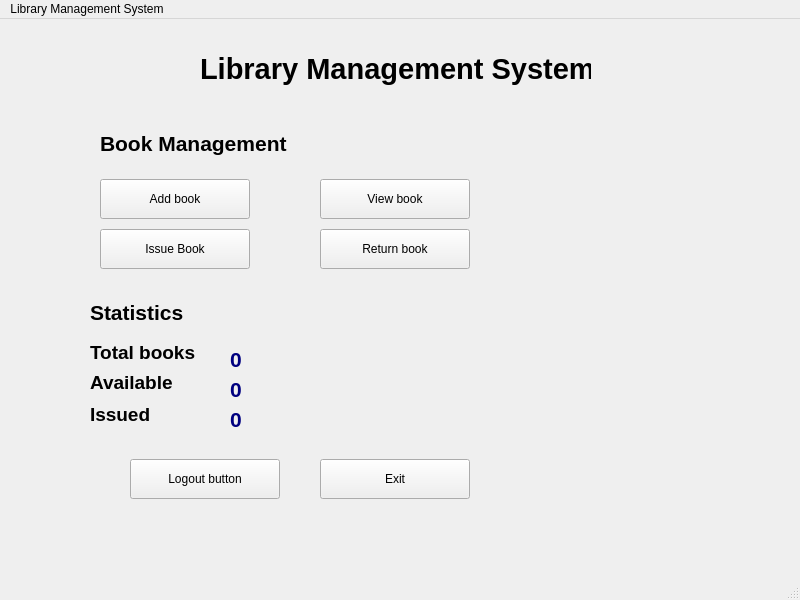
<?xml version="1.0" encoding="UTF-8"?>
<ui version="4.0">
 <class>Dashboard</class>
 <widget class="QMainWindow" name="Dashboard">
  <property name="geometry">
   <rect>
    <x>0</x>
    <y>0</y>
    <width>800</width>
    <height>600</height>
   </rect>
  </property>
  <property name="windowTitle">
   <string>MainWindow</string>
  </property>
  <widget class="QWidget" name="centralwidget">
   <widget class="QLabel" name="label">
    <property name="geometry">
     <rect>
      <x>200</x>
      <y>30</y>
      <width>391</width>
      <height>39</height>
     </rect>
    </property>
    <property name="font">
     <font>
      <pointsize>22</pointsize>
      <bold>true</bold>
     </font>
    </property>
    <property name="text">
     <string>Library Management System</string>
    </property>
   </widget>
   <widget class="QPushButton" name="addBookButton">
    <property name="geometry">
     <rect>
      <x>100</x>
      <y>160</y>
      <width>150</width>
      <height>40</height>
     </rect>
    </property>
    <property name="text">
     <string>Add book</string>
    </property>
   </widget>
   <widget class="QPushButton" name="viewBooksButton">
    <property name="geometry">
     <rect>
      <x>320</x>
      <y>160</y>
      <width>150</width>
      <height>40</height>
     </rect>
    </property>
    <property name="text">
     <string>View book</string>
    </property>
   </widget>
   <widget class="QPushButton" name="issueBookButton">
    <property name="geometry">
     <rect>
      <x>100</x>
      <y>210</y>
      <width>150</width>
      <height>40</height>
     </rect>
    </property>
    <property name="text">
     <string>Issue Book</string>
    </property>
   </widget>
   <widget class="QPushButton" name="returnBookButton">
    <property name="geometry">
     <rect>
      <x>320</x>
      <y>210</y>
      <width>150</width>
      <height>40</height>
     </rect>
    </property>
    <property name="text">
     <string>Return book</string>
    </property>
   </widget>
   <widget class="QPushButton" name="logoutButton">
    <property name="geometry">
     <rect>
      <x>130</x>
      <y>440</y>
      <width>150</width>
      <height>40</height>
     </rect>
    </property>
    <property name="text">
     <string>Logout button</string>
    </property>
   </widget>
   <widget class="QPushButton" name="exitButto">
    <property name="geometry">
     <rect>
      <x>320</x>
      <y>440</y>
      <width>150</width>
      <height>40</height>
     </rect>
    </property>
    <property name="text">
     <string>Exit</string>
    </property>
   </widget>
   <widget class="QLabel" name="label_2">
    <property name="geometry">
     <rect>
      <x>100</x>
      <y>110</y>
      <width>188</width>
      <height>28</height>
     </rect>
    </property>
    <property name="font">
     <font>
      <pointsize>16</pointsize>
      <bold>true</bold>
     </font>
    </property>
    <property name="text">
     <string>Book Management</string>
    </property>
   </widget>
   <widget class="QLabel" name="label_3">
    <property name="geometry">
     <rect>
      <x>90</x>
      <y>280</y>
      <width>170</width>
      <height>26</height>
     </rect>
    </property>
    <property name="font">
     <font>
      <pointsize>16</pointsize>
      <bold>true</bold>
     </font>
    </property>
    <property name="text">
     <string>Statistics</string>
    </property>
   </widget>
   <widget class="QLabel" name="label_4">
    <property name="geometry">
     <rect>
      <x>90</x>
      <y>320</y>
      <width>207</width>
      <height>26</height>
     </rect>
    </property>
    <property name="font">
     <font>
      <pointsize>14</pointsize>
      <bold>true</bold>
     </font>
    </property>
    <property name="text">
     <string>Total books</string>
    </property>
   </widget>
   <widget class="QLabel" name="label_5">
    <property name="geometry">
     <rect>
      <x>90</x>
      <y>350</y>
      <width>82</width>
      <height>26</height>
     </rect>
    </property>
    <property name="font">
     <font>
      <pointsize>14</pointsize>
      <bold>true</bold>
     </font>
    </property>
    <property name="text">
     <string>Available</string>
    </property>
   </widget>
   <widget class="QLabel" name="label_6">
    <property name="geometry">
     <rect>
      <x>90</x>
      <y>380</y>
      <width>71</width>
      <height>31</height>
     </rect>
    </property>
    <property name="font">
     <font>
      <pointsize>14</pointsize>
      <bold>true</bold>
     </font>
    </property>
    <property name="text">
     <string>Issued  </string>
    </property>
   </widget>
   <widget class="QLabel" name="totalBooksLabel">
    <property name="geometry">
     <rect>
      <x>230</x>
      <y>330</y>
      <width>49</width>
      <height>20</height>
     </rect>
    </property>
    <property name="palette">
     <palette>
      <active>
       <colorrole role="WindowText">
        <brush brushstyle="SolidPattern">
         <color alpha="255">
          <red>0</red>
          <green>0</green>
          <blue>127</blue>
         </color>
        </brush>
       </colorrole>
      </active>
      <inactive>
       <colorrole role="WindowText">
        <brush brushstyle="SolidPattern">
         <color alpha="255">
          <red>0</red>
          <green>0</green>
          <blue>127</blue>
         </color>
        </brush>
       </colorrole>
      </inactive>
      <disabled/>
     </palette>
    </property>
    <property name="font">
     <font>
      <pointsize>16</pointsize>
      <bold>true</bold>
     </font>
    </property>
    <property name="text">
     <string>0</string>
    </property>
   </widget>
   <widget class="QLabel" name="availableBooksLabel">
    <property name="geometry">
     <rect>
      <x>230</x>
      <y>360</y>
      <width>41</width>
      <height>21</height>
     </rect>
    </property>
    <property name="palette">
     <palette>
      <active>
       <colorrole role="WindowText">
        <brush brushstyle="SolidPattern">
         <color alpha="255">
          <red>0</red>
          <green>0</green>
          <blue>127</blue>
         </color>
        </brush>
       </colorrole>
      </active>
      <inactive>
       <colorrole role="WindowText">
        <brush brushstyle="SolidPattern">
         <color alpha="255">
          <red>0</red>
          <green>0</green>
          <blue>127</blue>
         </color>
        </brush>
       </colorrole>
      </inactive>
      <disabled/>
     </palette>
    </property>
    <property name="font">
     <font>
      <pointsize>16</pointsize>
      <bold>true</bold>
     </font>
    </property>
    <property name="text">
     <string>0</string>
    </property>
   </widget>
   <widget class="QLabel" name="issuedBooksLabel">
    <property name="geometry">
     <rect>
      <x>230</x>
      <y>390</y>
      <width>51</width>
      <height>21</height>
     </rect>
    </property>
    <property name="palette">
     <palette>
      <active>
       <colorrole role="WindowText">
        <brush brushstyle="SolidPattern">
         <color alpha="255">
          <red>0</red>
          <green>0</green>
          <blue>127</blue>
         </color>
        </brush>
       </colorrole>
      </active>
      <inactive>
       <colorrole role="WindowText">
        <brush brushstyle="SolidPattern">
         <color alpha="255">
          <red>0</red>
          <green>0</green>
          <blue>127</blue>
         </color>
        </brush>
       </colorrole>
      </inactive>
      <disabled/>
     </palette>
    </property>
    <property name="font">
     <font>
      <pointsize>16</pointsize>
      <bold>true</bold>
     </font>
    </property>
    <property name="text">
     <string>0</string>
    </property>
   </widget>
  </widget>
  <widget class="QMenuBar" name="menubar">
   <property name="geometry">
    <rect>
     <x>0</x>
     <y>0</y>
     <width>800</width>
     <height>21</height>
    </rect>
   </property>
   <widget class="QMenu" name="menuLibrary_Management_System">
    <property name="title">
     <string>Library Management System</string>
    </property>
   </widget>
   <addaction name="menuLibrary_Management_System"/>
  </widget>
  <widget class="QStatusBar" name="statusbar"/>
 </widget>
 <resources/>
 <connections/>
</ui>
